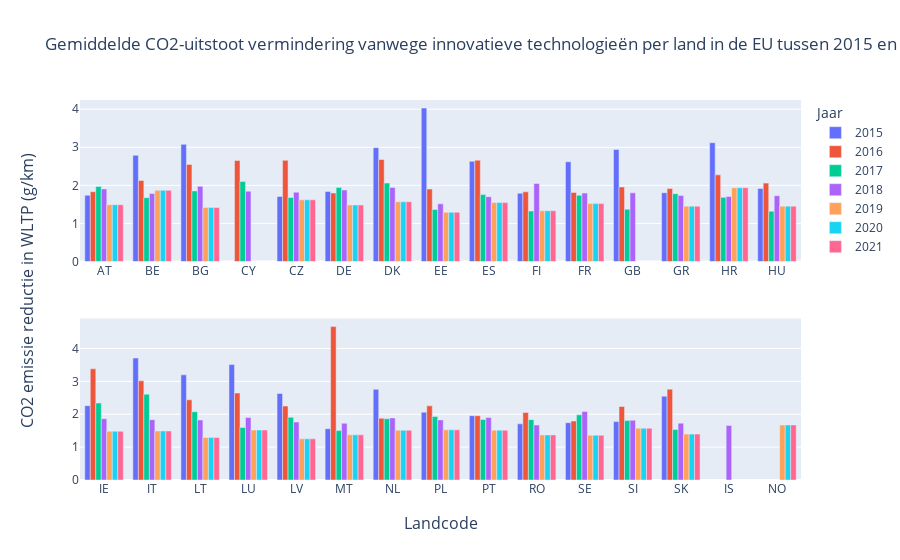

This figure's notebook cell:
### Markdown cell above
>**Figuur 1**. In dit staafdiagram, waarbij de x-as de landcodes vertegenwoordigt en de y-as de CO2-uitstoot in g/km (WLTP) weergeeft, wordt de gemiddelde CO2-uitstoot van personenauto’s in verschillende landen van de Europese Unie over de periode 2015-2021 getoond. Elke staaf in de grafiek vertegenwoordigt een specifiek jaar, aangegeven in de legenda. De kleur van elke staaf correspondeert met het betreffende jaar. Deze visualisatie geeft inzicht in de variatie en trends in CO2-uitstoot van personenauto's tussen EU-landen over de jaren heen.

Uit de gegevens in Figuur 1 kunnen we afleiden dat er een opmerkelijke afname van de CO2-uitstoot is vastgesteld in alle landen. Dit suggereert dat de inspanningen om de CO2-uitstoot te verminderen effect beginnen te hebben, zelfs op wereldwijde schaal. Deze daling kan grotendeels worden toegeschreven aan de impact van de COVID-19-pandemie, die vanaf 2019 een grote vermindering in de uitstoot heeft veroorzaakt, zoals blijkt uit figuur 1. De lockdownmaatregelen en reisbeperkingen hebben geleid tot verminderde economische activiteiten, een afname van het transport en een vertraging in industriële processen. Deze veranderingen resulteerde in een positief effect op de uitstootniveaus (Liu, 2020).

Bovendien is het van belang om te onderzoeken hoe technologische innovaties in de loop der jaren hebben bijgedragen aan veranderingen in de CO2-uitstoot.

### Code cell
# Plot settings
rows = 2
cols = 1
fig = make_subplots(rows=rows, cols=cols, x_title="Landcode", y_title="CO2 emissie reductie in WLTP (g/km)")

for year in [2015, 2016, 2017, 2018, 2019, 2020, 2021]:
    # Find index of 'IE' to split the countries on ('IE' is often in the middle).
    country_emission_year = country_emission[country_emission["year"]==year].reset_index()
    split_index = country_emission_year[country_emission_year["Country"]=="IE"].index
    country_emission_split = np.split(country_emission[country_emission["year"]==year], split_index)

    # Subplot settings
    for row in range(rows):
        for col in range(cols):
            index = cols * row + col
            showlegend = row == col == 0
            fig.append_trace(
                go.Bar(
                    x=country_emission_split[index]["Country"],
                    y=country_emission_split[index]["Erwltp (g/km) mean"],
                    name=year,
                    marker=dict(color=px.colors.qualitative.Plotly[year-2015]),
                    showlegend=showlegend,
                ),
                row=row + 1,
                col=col + 1,
            )

fig.update_layout(
    title_text="Gemiddelde CO2-uitstoot vermindering vanwege innovatieve technologieën per land in de EU tussen 2015 en 2021",
    legend_title="Jaar",
)
fig.show()

### Figure 1 — Plotly figure (JSON) as saved in the notebook; plotly's stock layout.template omitted (floating-point values rounded to 4 significant figures)
{"data": [{"marker": {"color": "#636EFA"}, "name": "2015", "showlegend": true, "type": "bar", "x": ["AT", "BE", "BG", "CY", "CZ", "DE", "DK", "EE", "ES", "FI", "FR", "GB", "GR", "HR", "HU"], "xaxis": "x", "y": [1.74, 2.789, 3.077, null, 1.708, 1.841, 2.99, 4.03, 2.631, 1.793, 2.618, 2.943, 1.807, 3.12, 1.917], "yaxis": "y"}, {"marker": {"color": "#636EFA"}, "name": "2015", "showlegend": false, "type": "bar", "x": ["IE", "IT", "LT", "LU", "LV", "MT", "NL", "PL", "PT", "RO", "SE", "SI", "SK"], "xaxis": "x2", "y": [2.261, 3.708, 3.198, 3.51, 2.632, 1.56, 2.757, 2.062, 1.956, 1.707, 1.743, 1.777, 2.548], "yaxis": "y2"}, {"marker": {"color": "#EF553B"}, "name": "2016", "showlegend": true, "type": "bar", "x": ["AT", "BE", "BG", "CY", "CZ", "DE", "DK", "EE", "ES", "FI", "FR", "GB", "GR", "HR", "HU"], "xaxis": "x", "y": [1.833, 2.128, 2.55, 2.652, 2.657, 1.8, 2.679, 1.903, 2.662, 1.83, 1.815, 1.957, 1.916, 2.276, 2.059], "yaxis": "y"}, {"marker": {"color": "#EF553B"}, "name": "2016", "showlegend": false, "type": "bar", "x": ["IE", "IT", "LT", "LU", "LV", "MT", "NL", "PL", "PT", "RO", "SE", "SI", "SK"], "xaxis": "x2", "y": [3.38, 3.016, 2.439, 2.643, 2.248, 4.666, 1.878, 2.255, 1.956, 2.054, 1.793, 2.237, 2.763], "yaxis": "y2"}, {"marker": {"color": "#00CC96"}, "name": "2017", "showlegend": true, "type": "bar", "x": ["AT", "BE", "BG", "CY", "CZ", "DE", "DK", "EE", "ES", "FI", "FR", "GB", "GR", "HR", "HU"], "xaxis": "x", "y": [1.969, 1.677, 1.854, 2.1, 1.681, 1.943, 2.062, 1.366, 1.757, 1.326, 1.739, 1.375, 1.78, 1.685, 1.322], "yaxis": "y"}, {"marker": {"color": "#00CC96"}, "name": "2017", "showlegend": false, "type": "bar", "x": ["IE", "IT", "LT", "LU", "LV", "MT", "NL", "PL", "PT", "RO", "SE", "SI", "SK"], "xaxis": "x2", "y": [2.34, 2.611, 2.077, 1.598, 1.906, 1.502, 1.865, 1.934, 1.84, 1.836, 1.983, 1.806, 1.532], "yaxis": "y2"}, {"marker": {"color": "#AB63FA"}, "name": "2018", "showlegend": true, "type": "bar", "x": ["AT", "BE", "BG", "CY", "CZ", "DE", "DK", "EE", "ES", "FI", "FR", "GB", "GR", "HR", "HU"], "xaxis": "x", "y": [1.907, 1.784, 1.973, 1.847, 1.821, 1.878, 1.946, 1.515, 1.702, 2.051, 1.798, 1.803, 1.732, 1.707, 1.729], "yaxis": "y"}, {"marker": {"color": "#AB63FA"}, "name": "2018", "showlegend": false, "type": "bar", "x": ["IE", "IS", "IT", "LT", "LU", "LV", "MT", "NL", "PL", "PT", "RO", "SE", "SI", "SK"], "xaxis": "x2", "y": [1.864, 1.659, 1.834, 1.825, 1.904, 1.763, 1.725, 1.888, 1.828, 1.899, 1.671, 2.087, 1.817, 1.729], "yaxis": "y2"}, {"marker": {"color": "#FFA15A"}, "name": "2019", "showlegend": true, "type": "bar", "x": ["AT", "BE", "BG", "CY", "CZ", "DE", "DK", "EE", "ES", "FI", "FR", "GR", "HR", "HU"], "xaxis": "x", "y": [1.493, 1.868, 1.42, null, 1.62, 1.485, 1.569, 1.292, 1.548, 1.333, 1.521, 1.453, 1.939, 1.454], "yaxis": "y"}, {"marker": {"color": "#FFA15A"}, "name": "2019", "showlegend": false, "type": "bar", "x": ["IE", "IS", "IT", "LT", "LU", "LV", "MT", "NL", "NO", "PL", "PT", "RO", "SE", "SI", "SK"], "xaxis": "x2", "y": [1.483, null, 1.491, 1.295, 1.52, 1.252, 1.373, 1.512, 1.674, 1.526, 1.516, 1.372, 1.361, 1.574, 1.396], "yaxis": "y2"}, {"marker": {"color": "#19D3F3"}, "name": "2020", "showlegend": true, "type": "bar", "x": ["AT", "BE", "BG", "CY", "CZ", "DE", "DK", "EE", "ES", "FI", "FR", "GR", "HR", "HU"], "xaxis": "x", "y": [1.493, 1.868, 1.42, null, 1.62, 1.485, 1.569, 1.292, 1.548, 1.333, 1.521, 1.453, 1.939, 1.454], "yaxis": "y"}, {"marker": {"color": "#19D3F3"}, "name": "2020", "showlegend": false, "type": "bar", "x": ["IE", "IS", "IT", "LT", "LU", "LV", "MT", "NL", "NO", "PL", "PT", "RO", "SE", "SI", "SK"], "xaxis": "x2", "y": [1.483, null, 1.491, 1.295, 1.52, 1.252, 1.373, 1.512, 1.674, 1.526, 1.516, 1.372, 1.361, 1.574, 1.396], "yaxis": "y2"}, {"marker": {"color": "#FF6692"}, "name": "2021", "showlegend": true, "type": "bar", "x": ["AT", "BE", "BG", "CY", "CZ", "DE", "DK", "EE", "ES", "FI", "FR", "GR", "HR", "HU"], "xaxis": "x", "y": [1.493, 1.868, 1.42, null, 1.62, 1.485, 1.569, 1.292, 1.548, 1.333, 1.521, 1.453, 1.939, 1.454], "yaxis": "y"}, {"marker": {"color": "#FF6692"}, "name": "2021", "showlegend": false, "type": "bar", "x": ["IE", "IS", "IT", "LT", "LU", "LV", "MT", "NL", "NO", "PL", "PT", "RO", "SE", "SI", "SK"], "xaxis": "x2", "y": [1.483, null, 1.491, 1.295, 1.52, 1.252, 1.373, 1.512, 1.674, 1.526, 1.516, 1.372, 1.361, 1.574, 1.396], "yaxis": "y2"}], "layout": {"annotations": [{"font": {"size": 16}, "showarrow": false, "text": "Landcode", "x": 0.5, "xanchor": "center", "xref": "paper", "y": 0, "yanchor": "top", "yref": "paper", "yshift": -30}, {"font": {"size": 16}, "showarrow": false, "text": "CO2 emissie reductie in WLTP (g/km)", "textangle": -90, "x": 0, "xanchor": "right", "xref": "paper", "xshift": -40, "y": 0.5, "yanchor": "middle", "yref": "paper"}], "legend": {"title": {"text": "Jaar"}}, "title": {"text": "Gemiddelde CO2-uitstoot vermindering vanwege innovatieve technologieën per land in de EU tussen 2015 en 2021"}, "xaxis": {"anchor": "y", "domain": [0, 1]}, "xaxis2": {"anchor": "y2", "domain": [0, 1]}, "yaxis": {"anchor": "x", "domain": [0.575, 1]}, "yaxis2": {"anchor": "x2", "domain": [0, 0.425]}}}
